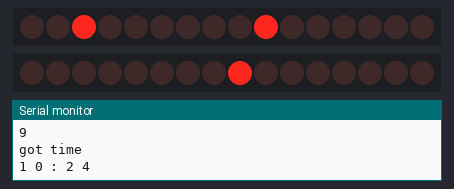
This sketch was run on a simulated Arduino Uno, built with avr-gcc and run on an emulated ATmega328P. Parts: 2 × 16 shift-register outputs drawn as a row of LEDs (first output left, lit = HIGH), the last lines printed to the serial monitor. Wiring (inferred from the names in the program): 2 × shift register (74HC595): data pin 11; shift clock pin 8; latch pin 12. Wiring (inferred from the signals the program sends): row of LEDs: on Q0, Q1, Q2, Q3, Q4, Q5, Q6, Q7, Q8, Q9, Q10, Q11, Q12, Q13, Q14, Q15. The local clock reads 2024-03-15 10:24:30 at power-on unless the sketch sets it.

Above: at 0.1 s.
At 30.1 s:
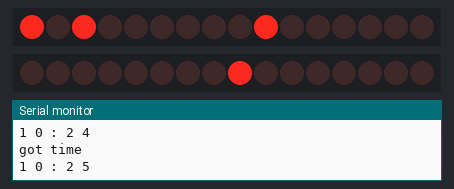
At 90.3 s:
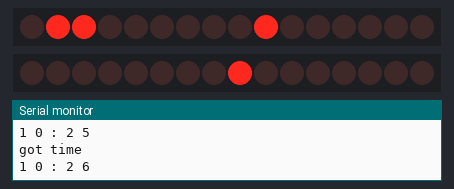
Timing chart, 0 to 91.8 s (numbered marks = the images above):
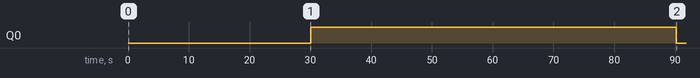

Measured:
- by itself, Q0: LOW → HIGH at 30.1 s, → LOW 60.1 s later

The sketch:

binary_clock.ino
```cpp
#include <Arduino.h>
#include <Wire.h>
#include "RTClib.h"

RTC_DS1307 RTC; // RTC connected via I2C

// Pin connected to ST_CP of 74HC595
int latch = 12;
// Pin connected to SH_CP of minutes
int clockMin = 8;
// Pin connected to SH_CP of hours
int clockHrs = 9;
// Pin connected to DS of 74HC595
int data = 11;

void setup() {
  Serial.begin(57600);

  // set up connection to RTC
  Wire.begin();
  RTC.begin();
  //set pins to output so you can control the shift register
  pinMode(latch, OUTPUT);
  pinMode(clockMin, OUTPUT);
  pinMode(clockHrs, OUTPUT);
  pinMode(data, OUTPUT);

  Serial.println(clockMin);
  Serial.println(clockHrs);

}

void loop() {
  DateTime t = RTC.now();
  Serial.println("got time");

  // get hours and shift them out
  uint8_t hrs = t.hour();
  uint8_t hrs_10 = hrs / 10; // get the 10-digit
  uint8_t hrs_1 = hrs % 10; // get the 1-digit
  Serial.print(hrs_10);
  Serial.print(" ");
  Serial.print(hrs_1);
  Serial.print(" : ");
  // shift those out

  shiftOut(data, clockHrs, MSBFIRST, hrs_10);
  shiftOut(data, clockHrs, MSBFIRST, hrs_1);

  // get minutes and shift them out
  uint8_t min = t.minute();
  uint8_t min_10 = min / 10; // get the 10-digit
  uint8_t min_1 = min % 10; // get the 1-digit
  Serial.print(min_10);
  Serial.print(" ");
  Serial.println(min_1);
  // shift those out
  shiftOut(data, clockMin, MSBFIRST, min_10);
  shiftOut(data, clockMin, MSBFIRST, min_1);

  // display all of it
  pulse(latch);

  delay(1000);
}

/*
* provides a pulse (HIGH-LOW) on one pin
* frequently needed with shift registers
*/
void pulse(int pin) {
  digitalWrite(pin, HIGH);
  digitalWrite(pin, LOW);
}
```
